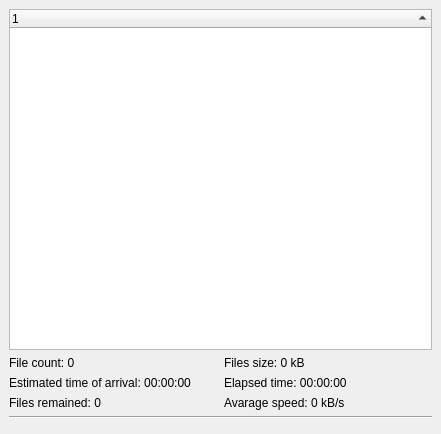
<ui version="4.0" >
 <author></author>
 <comment></comment>
 <exportmacro></exportmacro>
 <class>downloadDialog</class>
 <widget class="QDialog" name="downloadDialog" >
  <property name="geometry" >
   <rect>
    <x>0</x>
    <y>0</y>
    <width>441</width>
    <height>434</height>
   </rect>
  </property>
  <property name="windowTitle" >
   <string/>
  </property>
  <layout class="QGridLayout" >
   <property name="margin" >
    <number>9</number>
   </property>
   <property name="spacing" >
    <number>6</number>
   </property>
   <item row="3" column="0" >
    <widget class="QFrame" name="bottomFrame" >
     <property name="frameShape" >
      <enum>QFrame::NoFrame</enum>
     </property>
     <property name="frameShadow" >
      <enum>QFrame::Raised</enum>
     </property>
    </widget>
   </item>
   <item row="0" column="0" >
    <widget class="QTreeWidget" name="fileListTreeWidget" >
     <property name="autoScroll" >
      <bool>false</bool>
     </property>
     <property name="editTriggers" >
      <set>QAbstractItemView::NoEditTriggers</set>
     </property>
     <property name="alternatingRowColors" >
      <bool>true</bool>
     </property>
     <property name="indentation" >
      <number>0</number>
     </property>
     <property name="rootIsDecorated" >
      <bool>false</bool>
     </property>
     <property name="itemsExpandable" >
      <bool>false</bool>
     </property>
     <property name="sortingEnabled" >
      <bool>true</bool>
     </property>
    </widget>
   </item>
   <item row="2" column="0" >
    <widget class="Line" name="line" >
     <property name="orientation" >
      <enum>Qt::Horizontal</enum>
     </property>
    </widget>
   </item>
   <item row="1" column="0" >
    <layout class="QHBoxLayout" >
     <property name="margin" >
      <number>0</number>
     </property>
     <property name="spacing" >
      <number>6</number>
     </property>
     <item>
      <layout class="QVBoxLayout" >
       <property name="margin" >
        <number>0</number>
       </property>
       <property name="spacing" >
        <number>6</number>
       </property>
       <item>
        <widget class="QLabel" name="fileCountLabel" >
         <property name="text" >
          <string>File count: 0</string>
         </property>
        </widget>
       </item>
       <item>
        <widget class="QLabel" name="etaLabel" >
         <property name="text" >
          <string>Estimated time of arrival: 00:00:00</string>
         </property>
        </widget>
       </item>
       <item>
        <widget class="QLabel" name="filesRemainedLabel" >
         <property name="text" >
          <string>Files remained: 0</string>
         </property>
        </widget>
       </item>
      </layout>
     </item>
     <item>
      <layout class="QVBoxLayout" >
       <property name="margin" >
        <number>0</number>
       </property>
       <property name="spacing" >
        <number>6</number>
       </property>
       <item>
        <widget class="QLabel" name="filesSizeLabel" >
         <property name="text" >
          <string>Files size: 0 kB</string>
         </property>
        </widget>
       </item>
       <item>
        <widget class="QLabel" name="elapsedTimeLabel" >
         <property name="text" >
          <string>Elapsed time: 00:00:00</string>
         </property>
        </widget>
       </item>
       <item>
        <widget class="QLabel" name="avarageSpeedLabel" >
         <property name="text" >
          <string>Avarage speed: 0 kB/s</string>
         </property>
        </widget>
       </item>
      </layout>
     </item>
    </layout>
   </item>
  </layout>
 </widget>
 <pixmapfunction></pixmapfunction>
 <resources/>
 <connections/>
</ui>
